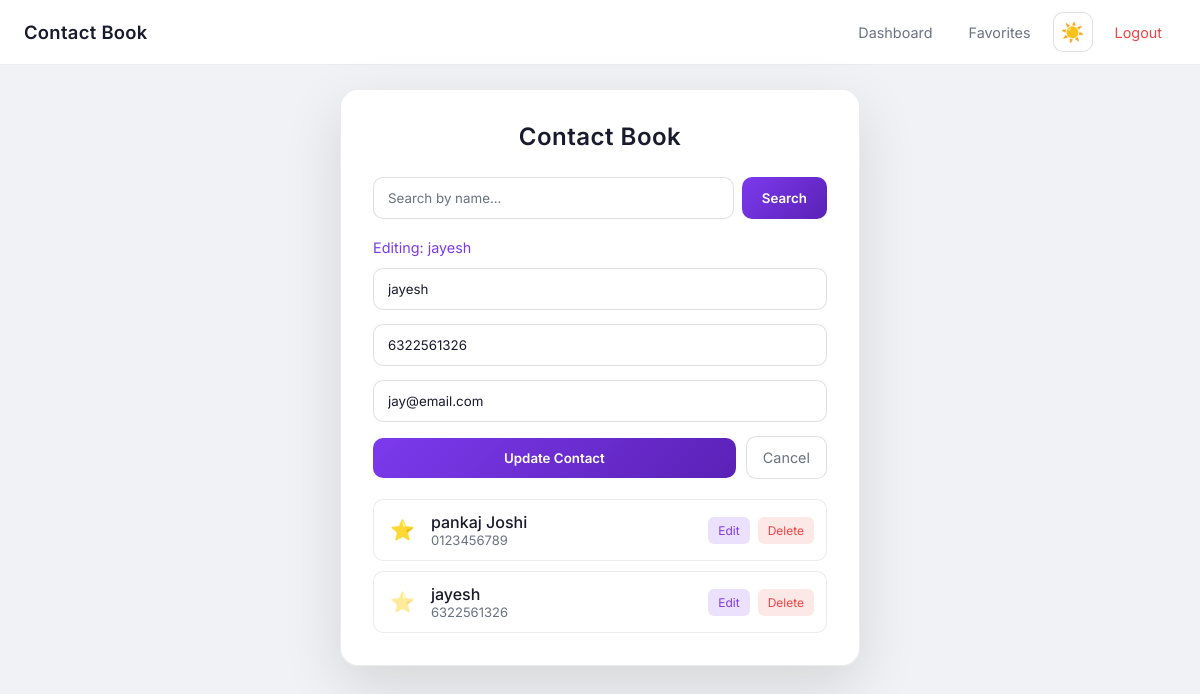
/dashboard?edit=2&q=&page=1&favorites= (signed in), run on the app's committed database.
### app/models.py (models this page shows)
class Contact(db.Model):
    id = db.Column(db.Integer, primary_key=True)
    name = db.Column(db.String(100), nullable=False)
    phone = db.Column(db.String(15), unique=True)
    email = db.Column(db.String(120))
    is_favorite = db.Column(db.Boolean, default=False)
    created_at = db.Column(db.DateTime, default=datetime.utcnow)

### app/contacts/routes.py (the view)
@contacts_bp.route("/dashboard")
@login_required
def dashboard():
    search = request.args.get("q", "").strip()
    page = request.args.get("page", 1, type=int)
    favorites_only = request.args.get("favorites", "").lower() == "1"
    pagination = list_contacts(search=search or None, page=page, per_page=PER_PAGE, favorites_only=favorites_only)
    edit_id = request.args.get("edit", type=int)
    edit_contact = get_contact(edit_id) if edit_id else None
    return render_template(
        "dashboard.html",
        contacts=pagination.items,
        pagination=pagination,
        search=search,
        favorites_filter=favorites_only,
        edit_contact=edit_contact,
    )

### app/contacts/services.py (called while the page is built)
def get_contact(contact_id):
    return Contact.query.get(contact_id)

def list_contacts(search=None, page=1, per_page=10, favorites_only=False):
    q = Contact.query
    if search and search.strip():
        term = f"%{search.strip()}%"
        q = q.filter(Contact.name.ilike(term))
    if favorites_only:
        q = q.filter(Contact.is_favorite == True)
    q = q.order_by(Contact.is_favorite.desc(), Contact.created_at.desc())
    pagination = q.paginate(page=page, per_page=per_page)
    return pagination

### app/models.py (called while the page is built)
@login_manager.user_loader
def load_user(user_id):
    return User.query.get(int(user_id))

### app/templates/dashboard.html (shortened to what this page needs)
{% extends "base.html" %}
{% block content %}
<div class="app dashboard-app">
    <h2 class="title">Contact Book</h2>
    <form method="get" action="{{ url_for('contacts.dashboard') }}" class="search-form">
        <input type="search" name="q" value="{{ search }}" placeholder="Search by name..." class="search-input" aria-label="Search contacts">
        <button type="submit" class="search-btn">Search</button>
    </form>
    <form method="post" action="{{ url_for('contacts.add') if not edit_contact else url_for('contacts.edit', id=edit_contact.id) }}" class="contact-form" id="contact-form">
        {% if edit_contact %}
        <p class="form-mode">Editing: {{ edit_contact.name }}</p>
        {% endif %}
        <input name="name" placeholder="Name" required value="{{ edit_contact.name if edit_contact else '' }}">
        <input name="phone" type="tel" placeholder="Phone (10 digits)" required
               pattern="[0-9]{10}" maxlength="10" minlength="10" inputmode="numeric"
               value="{{ edit_contact.phone if edit_contact else '' }}">
        <input name="email" type="email" placeholder="Email" value="{{ edit_contact.email or '' if edit_contact else '' }}">
        <div class="form-actions">
            <button type="submit">{{ 'Update Contact' if edit_contact else 'Add Contact' }}</button>
            {% if edit_contact %}
            <a href="{{ url_for('contacts.dashboard', q=search, page=pagination.page if pagination else 1, favorites='1' if favorites_filter else '') }}" class="btn-cancel">Cancel</a>
            {% endif %}
        </div>
    </form>
    <ul class="contact-list">
    {% for c in contacts %}
        <li>
            <a href="{{ url_for('contacts.favorite', id=c.id) }}" class="favorite-btn {{ 'is-favorite' if c.is_favorite else '' }}" title="{{ 'Remove from favorites' if c.is_favorite else 'Mark as favorite' }}" aria-label="Toggle favorite">⭐</a>
            <div class="contact-info">
                <span class="name">{{ c.name }}</span>
                <span class="phone">{{ c.phone }}</span>
            </div>
            <div class="contact-actions">
                <a href="{{ url_for('contacts.dashboard', edit=c.id, q=search, page=pagination.page if pagination else 1, favorites='1' if favorites_filter else '') }}" class="edit-btn">Edit</a>
                <a href="{{ url_for('contacts.delete', id=c.id) }}" class="delete-btn" onclick="return confirm('Delete this contact?');">Delete</a>
            </div>
        </li>
    {% endfor %}
    </ul>
</div>
{% endblock %}

### app/static/style.css (style rules this page uses)
* { margin: 0; padding: 0; box-sizing: border-box; font-family: 'Inter', sans-serif; }
:root, body.theme-dark { --bg-body: #0b0b0e; --bg-card: rgba(18, 18, 24, 0.8); --bg-input: #0f0f14; --bg-input-focus: #111118; --text: #e5e7eb; --text-muted: #9ca3af; --border: rgba(255,255,255,0.06); --border-input: rgba(255,255,255,0.08); --accent: #7c3aed; --accent-dark: #5b21b6; --glow: rgba(124,58,237,0.25); --nav-bg: rgba(12,12,18,0.95); --shadow: 0 20px 60px rgba(0,0,0,0.7); }
body.theme-light { --bg-body: #f0f2f5; --bg-card: rgba(255,255,255,0.95); --bg-input: #fff; --bg-input-focus: #f8f9fa; --text: #1a1a2e; --text-muted: #6b7280; --border: rgba(0,0,0,0.08); --border-input: rgba(0,0,0,0.12); --accent: #7c3aed; --accent-dark: #5b21b6; --glow: rgba(124,58,237,0.2); --nav-bg: rgba(255,255,255,0.98); --shadow: 0 20px 60px rgba(0,0,0,0.12); }
body { background: var(--bg-body); color: var(--text); min-height: 100vh; display: flex; flex-direction: column; align-items: center; overflow-x: hidden; position: relative; transition: background 0.3s ease, color 0.3s ease; }
body.theme-light::before, body.theme-light::after { display: none; }
.app, .auth-card { width: 100%; max-width: 480px; padding: 32px; border-radius: 18px; background: var(--bg-card); backdrop-filter: blur(18px); border: 1px solid var(--border); box-shadow: var(--shadow), inset 0 0 0.1px rgba(255,255,255,0.1); animation: fadeUp 0.6s ease; }
.dashboard-app { max-width: 520px; }
.title, .auth-card h2 { text-align: center; margin-bottom: 26px; font-weight: 600; letter-spacing: 0.5px; }
.form-mode { font-size: 0.9rem; color: var(--accent); margin-bottom: 12px; }
.search-form { display: flex; gap: 8px; margin-bottom: 20px; }
.search-input { flex: 1; margin-bottom: 0; }
.search-btn { width: auto; padding: 12px 20px; }
input { width: 100%; padding: 12px 14px; border-radius: 10px; border: 1px solid var(--border-input); background: var(--bg-input); color: var(--text); outline: none; margin-bottom: 14px; transition: all 0.25s ease; }
input::placeholder { color: var(--text-muted); }
button { width: 100%; padding: 12px; border-radius: 10px; border: none; background: linear-gradient(135deg, var(--accent), var(--accent-dark)); color: white; font-weight: 600; cursor: pointer; transition: all 0.25s ease; }
.form-actions { display: flex; gap: 10px; align-items: center; }
.form-actions button { flex: 1; }
.btn-cancel { padding: 12px 16px; border-radius: 10px; background: var(--bg-input); color: var(--text-muted); text-decoration: none; font-size: 0.9rem; border: 1px solid var(--border-input); transition: all 0.2s ease; }
.contact-form { margin-bottom: 20px; }
.contact-list { list-style: none; display: flex; flex-direction: column; gap: 10px; }
.contact-list li { display: flex; align-items: center; gap: 12px; padding: 12px; border-radius: 10px; background: var(--bg-input); border: 1px solid var(--border); transition: all 0.25s ease; }
.contact-info { display: flex; flex-direction: column; flex: 1; min-width: 0; }
.name { font-weight: 500; }
.phone { font-size: 13px; color: var(--text-muted); }
.favorite-btn { font-size: 1.25rem; padding: 4px; line-height: 1; text-decoration: none; opacity: 0.5; transition: transform 0.2s ease, opacity 0.2s ease; }
.favorite-btn.is-favorite { opacity: 1; }
.contact-actions { display: flex; gap: 8px; }
.edit-btn { text-decoration: none; font-size: 12px; padding: 6px 10px; border-radius: 6px; background: rgba(124,58,237,0.15); color: var(--accent); transition: all 0.25s ease; }
.delete-btn { text-decoration: none; font-size: 12px; padding: 6px 10px; border-radius: 6px; background: rgba(239,68,68,0.12); color: #ef4444; transition: all 0.25s ease; }

### data on the page
Contact: name "jayesh", phone "6322561326", email "jay@email.com"
Contact: name "pankaj Joshi", phone "0123456789"

### other printed values
{{ 'Update Contact' if edit_contact else 'Add Contact' }} "Update Contact"
